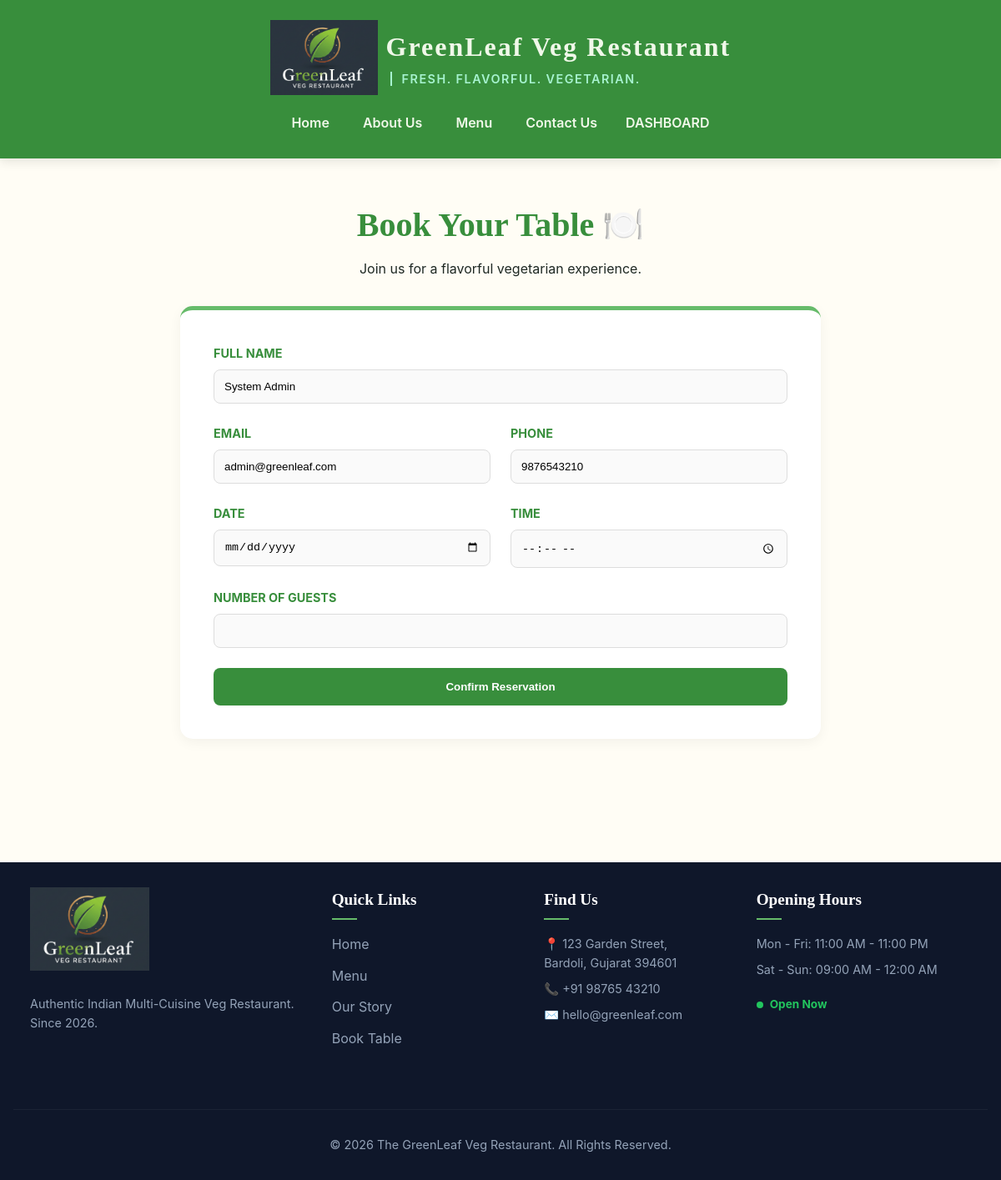
/reservation.php (signed in), run on the app's committed database.
### tables this page shows
CREATE TABLE `users` (
  `user_id` int(11) NOT NULL,
  `full_name` varchar(100) NOT NULL,
  `email` varchar(100) NOT NULL,
  `phone` varchar(20) NOT NULL,
  `password` varchar(255) NOT NULL,
  `role` enum('guest','admin','banned') DEFAULT 'guest',
  `created_at` timestamp NOT NULL DEFAULT current_timestamp()
);

### reservation.php (the view, shortened to what this page needs)
<?php
require 'config.php';
$user_id = $_SESSION['user_id'];
$stmt = $dbh->prepare("SELECT full_name, email, phone FROM users WHERE user_id = ?");
$stmt->execute([$user_id]);
$user = $stmt->fetch();
?>
<!DOCTYPE html>
<html lang="en">
<head>
    <link rel="stylesheet" href="assets/css/index-styles.css" type="text/css">
    <link rel="stylesheet" href="assets/css/reservation-styles.css" type="text/css">
</head>
<body>
    <?php include 'header.php'; ?>
    <div class="reservation-wrapper">
        <header class="page-intro">
            <h1 class="main-title">Book Your Table 🍽️</h1>
            <p class="subtitle">Join us for a flavorful vegetarian experience.</p>
        </header>
        <main class="form-container">
            <form method="post" class="reservation-form">
                <div class="form-group">
                    <label for="name">Full Name</label>
                    <input type="text" id="name" name="name" placeholder="Enter your name" value="<?php echo htmlspecialchars($user['full_name']); ?>" required>
                </div>
                <div class="form-row">
                    <div class="form-group">
                        <label for="email">Email</label>
                        <input type="email" id="email" name="email" placeholder="email@example.com" value="<?php echo htmlspecialchars($user['email']); ?>" required>
                    </div>
                    <div class="form-group">
                        <label for="phone">Phone</label>
                        <input type="tel" id="phone" name="phone" placeholder="Phone number" value="<?php echo htmlspecialchars($user['phone']); ?>" required>
                    </div>
                </div>
                <div class="form-row">
                    <div class="form-group">
                        <label for="date">Date</label>
                        <input type="date" id="date" name="date" min="<?php echo date('Y-m-d'); ?>" required>
                    </div>
                    <div class="form-group">
                        <label for="time">Time</label>
                        <input type="time" id="time" name="time" required>
                    </div>
                </div>
                <div class="form-group">
                    <label for="guests">Number of Guests</label>
                    <input type="number" id="guests" name="guests" required min="1" max="20">
                </div>
                <button type="submit" id="reserveBtn" class="submit-btn">
                    <span id="btnText">Confirm Reservation</span>
                </button>
            </form>
        </main>
    </div>
    <?php include 'footer.php'; ?>
</body>
</html>

### assets/css/index-styles.css (style rules this page uses)
* { margin: 0; padding: 0; box-sizing: border-box; }
:root { --color-text-dark: #1f2924; --color-text-light: #f0f8e9; --color-background-main: #fffdf5; --color-primary-green: #388e3c; --color-accent-green: #66bb6a; --color-gold: #ffb300; --font-display: 'Playfair Display', serif; --font-body: 'Inter', sans-serif; }
body { font-family: var(--font-body); background-color: var(--color-background-main); color: var(--color-text-dark); line-height: 1.6; overflow-x: hidden; }

### assets/css/reservation-styles.css (style rules this page uses)
* { box-sizing: border-box; }
.reservation-wrapper { width: 100%; max-width: 800px; margin: 0 auto; padding: 3rem 1rem; text-align: center; }
.page-intro { margin-bottom: 2rem; }
.main-title { font-family: var(--font-display); font-size: 2.5rem; color: var(--color-primary-green); margin-bottom: 0.5rem; }
.form-container { background: #ffffff; padding: 2.5rem; border-radius: 15px; box-shadow: 0 4px 15px rgba(0, 0, 0, 0.05); text-align: left; border-top: 5px solid var(--color-accent-green); }
.form-row { display: flex; flex-wrap: wrap; gap: 1.5rem; }
.form-row .form-group { flex: 1 1 250px; }
.form-group { margin-bottom: 1.5rem; }
.form-group label { display: block; font-weight: 700; color: var(--color-primary-green); margin-bottom: 0.5rem; font-size: 0.9rem; text-transform: uppercase; }
.form-group input { width: 100%; padding: 12px; border: 1px solid #ddd; border-radius: 8px; background-color: #fafafa; }
.submit-btn { width: 100%; padding: 15px; background-color: var(--color-primary-green); color: white; border: none; border-radius: 8px; font-weight: 700; cursor: pointer; transition: 0.3s; }

### data on the page
users: name "System Admin", email "admin@greenleaf.com", phone "9876543210"
